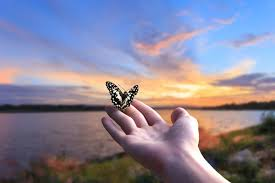
#> input picture sample.jpg, 275 x 183 px
$ python Experiment10.py
#> lines starting #> are read from the running program, lines starting #| are printed output that depends on the picture; after the words box and inside, x2 and y2 are one past the last pixel; in counts of white or black regions, pixels touching at a corner belong together
import cv2
import numpy as np

# Read input image
img = cv2.imread("sample.jpg")
#> img is the input picture: shape (183, 275, 3); mean B, G, R 151.7, 132.1, 135.6
if img is None:
    print("Image not found")
    exit()

gray = cv2.cvtColor(img, cv2.COLOR_BGR2GRAY)
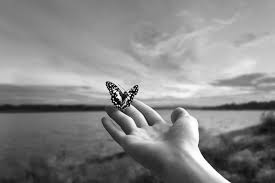
#> gray: shape (183, 275); min 0, max 255, mean 135.4
blur = cv2.GaussianBlur(gray, (5,5), 0)


# 1. Contour-based Detection

_, thresh = cv2.threshold(blur, 127, 255, cv2.THRESH_BINARY + cv2.THRESH_OTSU)
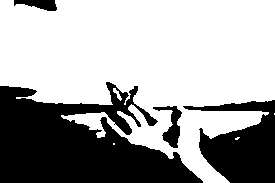
#> thresh: shape (183, 275); 64.9% white; 4 black regions
contours, _ = cv2.findContours(thresh, cv2.RETR_EXTERNAL, cv2.CHAIN_APPROX_SIMPLE)
#> contours = 5 contours, 3 with area under 20; largest, box (x1, y1, x2, y2) and area: (0, 0, 275, 183) 32342, (113, 88, 122, 101) 31

contour_img = img.copy()
for cnt in contours:
    x, y, w, h = cv2.boundingRect(cnt)
    cv2.rectangle(contour_img, (x, y), (x+w, y+h), (0, 255, 0), 2)
#> this loop made 5 passes
#> (x, y, w, h) on passes 2, 4, 5: (235, 137, 5, 3), (113, 88, 9, 13), (0, 0, 275, 183)
#> (cnt, x, y, w, h) on passes 1, 3: ([[113, 143], [113, 144], [114, 144], [114, 143]], 113, 143, 2, 2), ([[274, 113], [274, 114]], 274, 113, 1, 2)
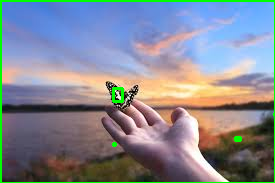
#> contour_img: shape (183, 275, 3); 3.1% of pixels changed, all inside (x1, y1, x2, y2) = (0, 0, 275, 183)

cv2.imshow("Contour Detection", contour_img)


# 2. Template Matching (Optional)

template = cv2.imread("template.jpg", 0)  # Cropped object template
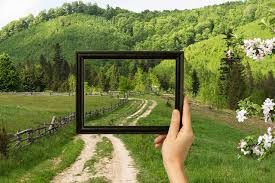
#> input picture template.jpg, 275 x 183 px
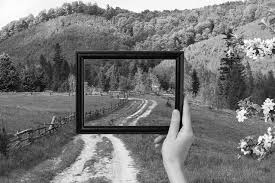
#> template: shape (183, 275); min 0, max 255, mean 118.8
if template is not None:
    res = cv2.matchTemplate(gray, template, cv2.TM_CCOEFF_NORMED)
#> res = [-0.121]
    threshold = 0.7
    loc = np.where(res >= threshold)
#> loc = (empty array, empty array)
    tm_img = img.copy()
    for pt in zip(*loc[::-1]):
        cv2.rectangle(tm_img, pt, (pt[0]+template.shape[1], pt[1]+template.shape[0]), (0,0,255), 2)
#> this loop made 0 passes
    cv2.imshow("Template Matching", tm_img)
else:
    print("Template not found. Skipping template matching.")


# 3. Haar Cascade Detection (Optional)

# Example: Face detection
face_cascade = cv2.CascadeClassifier(cv2.data.haarcascades + "haarcascade_frontalface_default.xml")
faces = face_cascade.detectMultiScale(gray, scaleFactor=1.1, minNeighbors=5)
#> faces = ()
haar_img = img.copy()
for (x, y, w, h) in faces:
    cv2.rectangle(haar_img, (x, y), (x+w, y+h), (255, 0, 0), 2)
cv2.imshow("Haar Cascade Detection", haar_img)

cv2.imshow("Original Image", img)
cv2.waitKey(0)
cv2.destroyAllWindows()
